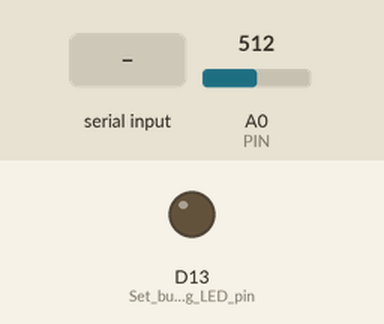
Bench run of a sketch on a simulated Arduino Zero (SAMD21). Parts: output pins drawn as LEDs (lit = HIGH). Dashed ring = blinking. Inputs (shaded band) come from the test bench; at power-on: A0 (PIN) = 512. What the sketch prints to the serial monitor is not drawn.

Above: at 1.2 s.
1.3 s: "r,45\n" received over Serial
At 1.7 s:
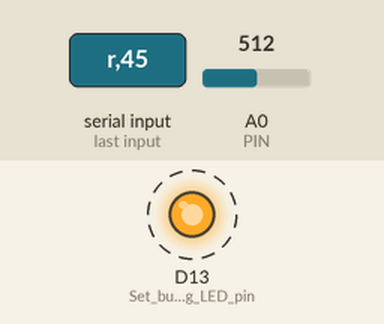
7.3 s: "s,45\n" received over Serial
At 7.8 s:
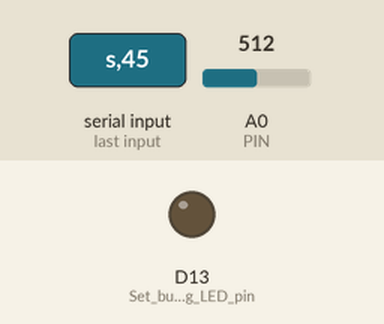
Timing chart, 0 to 10.3 s (numbered marks = the images above; inputs shaded):
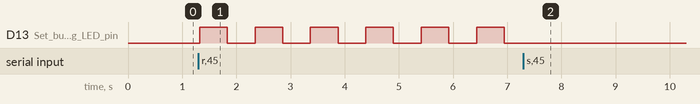

Measured:
- after the input at 1.3 s, D13 (Set_builting_LED_pin): alternates HIGH for 0.51 s and LOW for 0.51 s, starting at once
- after the input at 7.3 s, D13 (Set_builting_LED_pin): stops changing and stays LOW

The sketch:

lab_sep23a.ino
```cpp
/*
 * ------------------------------------------------------------------------------
 * This Arduino sketch sends time data and specified signals to Python
 * Data is sent over as byte packets
 * Data types in Python DAQ code need to match data types output from this sketch
 * ------------------------------------------------------------------------------
 */

const int PIN = A0;          // Pin use to collect analog data from potenitometer
unsigned long timer = 0;    // used to check current time [microseconds]
long loopTime = 0;       // default time between updates, but will be set in python Code [microseconds]
bool initLooptime = false;  // boolean (T/F) to check if loop time has already been set
bool stopProgram = false;

int analogVal = 0;          // variable to store potentiometer data [ints]
float voltage = 0;          // variable to store potentiometer voltage [V]

float int2volt = 5.0/1023.0; // Conversion constant from ints to volts [V/int]

// Change this value if desired
unsigned long blinkPeriod = 1 * 1000000; // LED Blink period. Period includes on and off [us]


int LED_on = 0;            // Variable to store if LED is on or off
float lastBlinkTime = 0;   // Stores last time LED changed on/off state

void setup() {
  SerialUSB.begin(19200);         // Being SerialUSB comms and set Baud rate
  pinMode(LED_BUILTIN, OUTPUT); // Set builting LED pin (13) to output
  timer = micros();             // start timer
}

void loop() {

  if (SerialUSB.available() > 0) {       // if data is available
    String str = SerialUSB.readStringUntil('\n');
    readFromPC(str);
  }
  if (initLooptime && !stopProgram)      // once loop time has been initialized
  {

    timeSync(loopTime);   // sync up time to mach data rate

    analogVal = analogRead(PIN); // get analog data from pin

    voltage = (float)analogVal*int2volt; // convert to volts

    unsigned long currT = micros();  // get current time

    // The following section of code is specific to Lab 5
    // --------------------------------------------------
    // Check if enough time has elapsed since list time LED state changed
    if((currT - lastBlinkTime) >= (blinkPeriod/2))
    { // enough time has elapsed
      lastBlinkTime = currT;  // Set last LED state change time to current time

      // If LED is currently on, turn it off
      // Otherwise, LED is currently off, turn it on
      if(LED_on)
      {
        LED_on = 0;
      }
      else
      {
        LED_on = 1;
      }
    }
    digitalWrite(LED_BUILTIN, LED_on);
    // --------------------------------------------------

    // Send data over SerialUSB line to computer
    sendToPC(&currT);
    sendToPC(&voltage);
    sendToPC(&LED_on);


  }
  else if (initLooptime && stopProgram)
  {
    // Do nothing
  }

}

/*
 * Timesync calculates the time the arduino needs to wait so it
 * outputs data at the specified rate
 * Input: deltaT - the data transfer period in microseconds
 */
void timeSync(unsigned long deltaT)
{
  unsigned long currTime = micros();  // get current time
  long timeToDelay = deltaT - (currTime - timer); // calculate how much time to delay for [us]

  if (timeToDelay > 5000) // if time to delay is large
  {
    // Split up delay commands into delay(milliseconds)
    delay(timeToDelay / 1000);

    // and delayMicroseconds(microseconds)
    delayMicroseconds(timeToDelay % 1000);
  }
  else if (timeToDelay > 0) // If time to delay is positive and small
  {
    // Use delayMicroseconds command
    delayMicroseconds(timeToDelay);
  }
  else
  {
      // timeToDelay is negative or zero so don't delay at all
  }
  timer = currTime + timeToDelay;
}


void readFromPC(const String input)
{
  int commaIndex = input.indexOf(',');
  char command = input.charAt(commaIndex - 1);
  String data = input.substring(commaIndex + 1);
  int rate = 0;
  switch(command)
  {
    case 'r':
      // rate command
      rate = data.toInt();
      loopTime = 1000000/rate;         // set loop time in microseconds to 1/frequency sent
      initLooptime = true;             // no longer check for data
      timer = micros();
      break;
    case 's':
      // stop command
      stopProgram = true;
      break;
    default:
    // Otherwise, do nothing
      break;

  }

}

// ------------------------------------------------------------------------------------------------------------
// Send Data to PC: Methods to send different types of data to PC
// ------------------------------------------------------------------------------------------------------------

void sendToPC(int* data)
{
  byte* byteData = (byte*)(data);
  SerialUSB.write(byteData, 2);
}

void sendToPC(float* data)
{
  byte* byteData = (byte*)(data);
  SerialUSB.write(byteData, 4);
}

void sendToPC(double* data)
{
  byte* byteData = (byte*)(data);
  SerialUSB.write(byteData, 4);
}

void sendToPC(unsigned long* data)
{
  byte* byteData = (byte*)(data);
  SerialUSB.write(byteData, 4);
}
```
